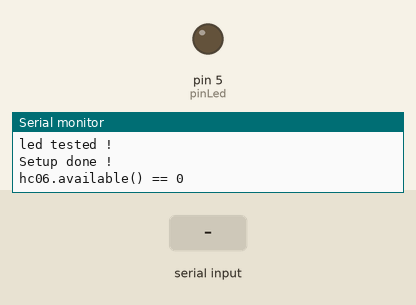
Simulated run of this sketch. Board: Arduino Uno, built with avr-gcc and run on an emulated ATmega328P. On the bench: output pins drawn as LEDs (lit = HIGH), the last lines printed to the serial monitor. Dashed ring = blinking. The test bench sets the inputs (shaded band).

Above: at 1.7 s.
1.8 s: "s" received over the second serial link
At 2.2 s:
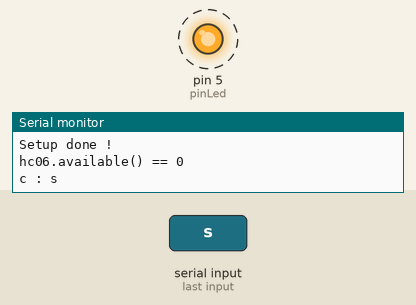
3.8 s: "z" received over the second serial link
At 4.2 s:
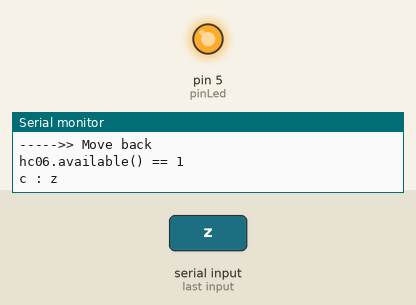
5.8 s: "q" received over the second serial link
At 9.6 s:
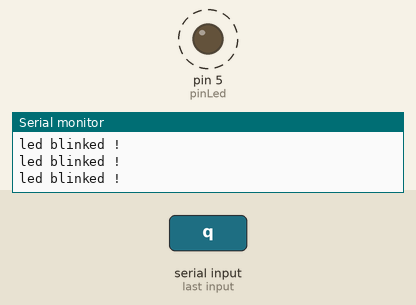
Timing chart, 0 to 11.1 s (numbered marks = the images above; inputs shaded):
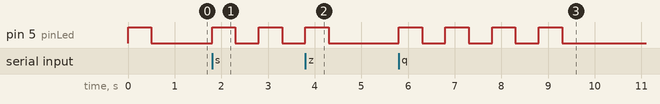

The sketch:

bt_test.ino.ino
```cpp
#include <SoftwareSerial.h>

int pinLed = 5;
SoftwareSerial hc06(12,10);


void setup() {
  pinMode(pinLed, OUTPUT);
  Serial.begin(9600);
  hc06.begin(9600);

  digitalWrite(pinLed, HIGH);
  delay(500);
  digitalWrite(pinLed, LOW);
  Serial.println("led tested !");
  Serial.println("Setup done !");
}

void loop() {
  if(hc06.available() == 0) {
    Serial.println("hc06.available() == 0");
  } else {
    Serial.print("hc06.available() == ");
    Serial.println(hc06.available());
  }
  while(hc06.available() == 0); // waiting for commands
    char c = hc06.read(); // command
    Serial.print("c : ");
    Serial.println(c);
    switch (c) {
        case 'z':
            moveOn();
            break;
        case 's':
            moveBack();
            break;
        case 'q':
            turnLeft();
            break;
        case 'd':
            turnRight();
            break;
        default:
            stop();
            break;
  }
}

void blinkLED(int inputVal) {
  for (int i=0; i< inputVal; i++) {
    digitalWrite(pinLed, HIGH);
    delay(500);
    digitalWrite(pinLed, LOW);
    Serial.println("led blinked !");
    delay(500);
  }
}

void moveOn(){
    blinkLED(1);
    Serial.println("----->> Move on ");
}

void moveBack(){
    blinkLED(2);
    Serial.println("----->> Move back ");
}

void turnRight(){
    blinkLED(3);
    Serial.println("----->> Turn right ");
}

void turnLeft(){
    blinkLED(4);
    Serial.println("----->> Turn left ");
}

void stop(){
    blinkLED(0);
    Serial.println("----->> Stop ");
}
```

Measured:
- after the input at 1.8 s, pin 5 (pinLed): alternates HIGH for 0.50 s and LOW for 0.50 s, starting at once
- after the input at 3.8 s, pin 5 (pinLed): LOW → HIGH at once, → LOW 0.50 s later
- after the input at 5.8 s, pin 5 (pinLed): alternates HIGH for 0.50 s and LOW for 0.50 s, 8 changes in all, then stays LOW, starting at once
